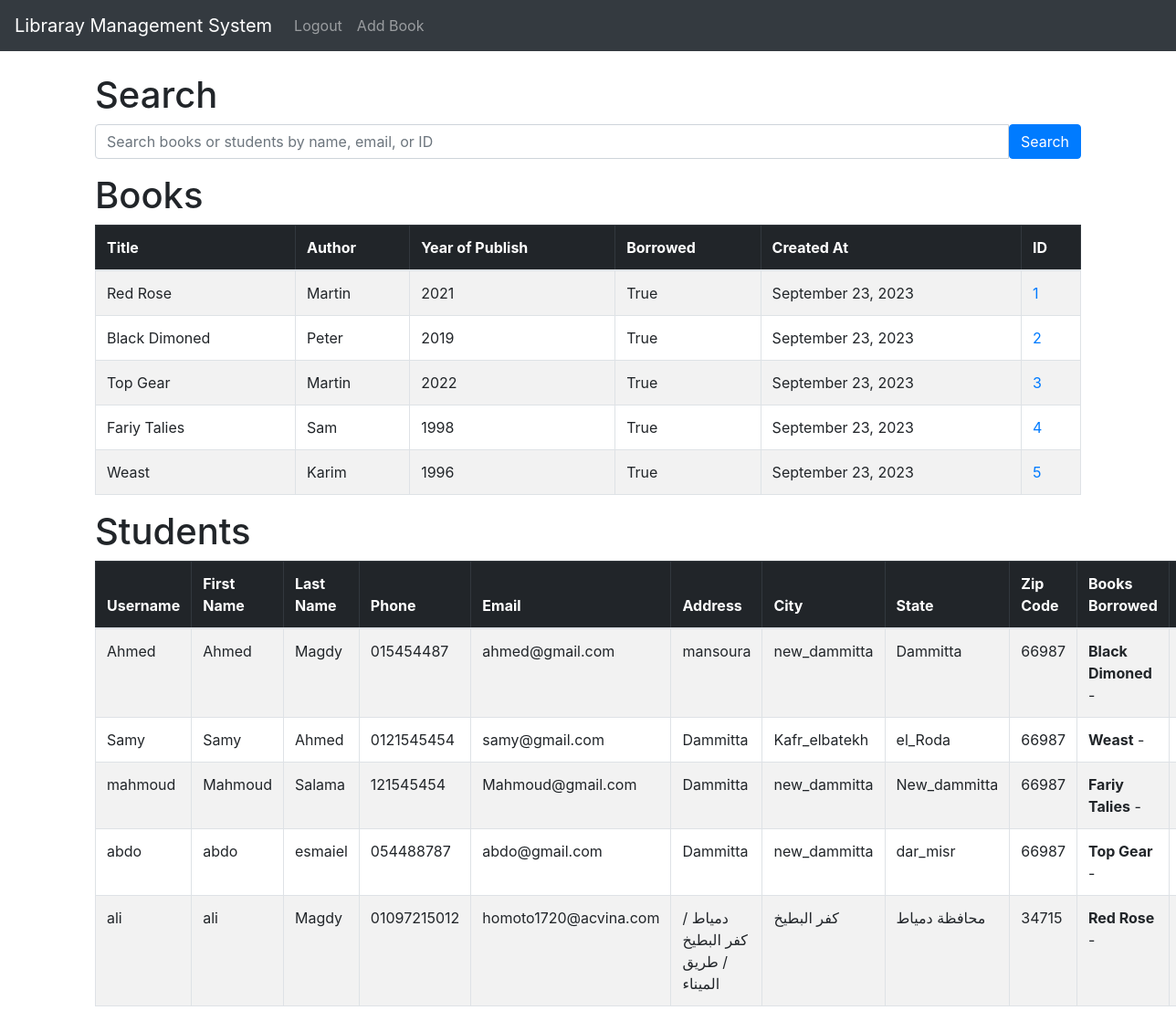
Screenshot of /home/ (signed in) with the database file from the repository.
### website/models.py (models this page shows, shortened)
class Book(models.Model):
    created_at = models.DateTimeField(auto_now_add=True)
    title = models.CharField(max_length=100)
    author = models.CharField(max_length=100)
    year_of_publish = models.CharField(max_length=100)
    is_borrowed = models.BooleanField(default=False)  # Add the is_borrowed field
    borrower = models.ForeignKey(Student, on_delete=models.SET_NULL, null=True, blank=True)

class Student(models.Model):
    username=models.CharField(max_length=20)
    created_at = models.DateTimeField(auto_now_add=True)
    first_name= models.CharField(max_length=100)
    last_name= models.CharField(max_length=100)
    phone_number= models.CharField(max_length=100)
    email= models.CharField(max_length=100)
    address= models.CharField(max_length=100)
    city= models.CharField(max_length=100)
    state= models.CharField(max_length=100)
    zip_code= models.CharField(max_length=100)
    password = models.CharField(max_length=20)

### website/views.py (the view)
# urls.py: 2. Add a URL to urlpatterns:  path('', views.home, name='home')
def home(request):
    books = Book.objects.all()
    students= Student.objects.all()
    if request.method == "POST":
        username = request.POST.get('username')
        password = request.POST.get('password')
        user = authenticate(username=username, password=password)
        if user is not None:
            login(request, user)
            messages.success(request, "You have been logged in")
            return redirect('website:home')
        else:
            messages.success(request, "Incorrect username or password")
            return redirect('website:home')
    else:
        return render(request, 'website/home.html', {'title':'Home Page', 'books':books,'students':students})

### website/templates/website/home.html (shortened to what this page needs)
{% extends 'website/base.html' %}
{% block content %}
<div class="container">
    {% if user.is_authenticated %}
    <h1>Search</h1>
    <form method="GET" action="{% url 'website:search' %}">
        <div class="input-group mb-3">
            <input type="text" class="form-control" name="query" placeholder="Search books or students by name, email, or ID">
            <button type="submit" class="btn btn-primary">Search</button>
        </div>
    </form>
    <h1>Books</h1>
    <table class="table table-striped table-hover table-bordered">
        <thead class="table-dark">
            <tr>
                <th scope="col">Title</th>
                <th scope="col">Author</th>
                <th scope="col">Year of Publish</th>
                <th scope="col">Borrowed</th>
                <th scope="col">Created At</th>
                <th scope="col">ID</th>
            </tr>
        </thead>
        <tbody>
            {% if books %}
            {% for book in books %}
            <tr>
                <td>{{ book.title }} </td>
                <td>{{ book.author }}</td>
                <td>{{ book.year_of_publish }}</td>
                <td>{{ book.is_borrowed }}</td>
                <td>{{ book.created_at|date:"F d, Y" }}</td>
                <td><a href="{% url 'website:book_detail' book.id %}">{{ book.id }}</a></td>
            </tr>
            {% endfor %}
            {% endif %}
        </tbody>
    </table>
    <h1>Students</h1>
    <table class="table table-striped table-hover table-bordered">
        <thead class="table-dark">
            <tr>
                <th scope="col">Username</th>
                <th scope="col">First Name</th>
                <th scope="col">Last Name</th>
                <th scope="col">Phone</th>
                <th scope="col">Email</th>
                <th scope="col">Address</th>
                <th scope="col">City</th>
                <th scope="col">State</th>
                <th scope="col">Zip Code</th>
                <th scope="col">Books Borrowed</th>
                <th scope="col">ID</th>
            </tr>
        </thead>
        <tbody>
            {% if students %}
            {% for student in students %}
            <tr>
                <td>{{ student.username }}</td>
                <td>{{ student.first_name }}</td>
                <td>{{ student.last_name }}</td>
                <td>{{ student.phone_number }}</td>
                <td>{{ student.email }}</td>
                <td>{{ student.address }}</td>
                <td>{{ student.city }}</td>
                <td>{{ student.state }}</td>
                <td>{{ student.zip_code }}</td>
                <td>
                    {% for book in student.book_set.all %}
                    <strong>{{ book.title }}</strong> -
                    {% endfor %}
                </td>
                <td><a href="{% url 'website:std_detail' student.id %}">{{ student.id }}</a></td>
            </tr>
            {% endfor %}
            {% endif %}
        </tbody>
    </table>
    {% endif %}
</div>
{% endblock %}

### rows the page displays
Book: title "Red Rose", author "Martin", year_of_publish "2021", is_borrowed "True", created_at "September 23, 2023", id "1"
Book: title "Black Dimoned", author "Peter", year_of_publish "2019", is_borrowed "True", created_at "September 23, 2023", id "2"
Book: title "Top Gear", author "Martin", year_of_publish "2022", is_borrowed "True", created_at "September 23, 2023", id "3"
Book: title "Fariy Talies", author "Sam", year_of_publish "1998", is_borrowed "True", created_at "September 23, 2023", id "4"
Book: title "Weast", author "Karim", year_of_publish "1996", is_borrowed "True", created_at "September 23, 2023", id "5"
Student: username "Ahmed", first_name "Ahmed", last_name "Magdy", phone_number "015454487", email "ahmed@gmail.com", address "mansoura", city "new_dammitta", state "Dammitta", zip_code "66987"
Student: username "Samy", first_name "Samy", last_name "Ahmed", phone_number "0121545454", email "samy@gmail.com", address "Dammitta", city "Kafr_elbatekh", state "el_Roda", zip_code "66987"
Student: username "mahmoud", first_name "Mahmoud", last_name "Salama", phone_number "121545454", email "Mahmoud@gmail.com", address "Dammitta", city "new_dammitta", state "New_dammitta", zip_code "66987"
Student: username "abdo", first_name "abdo", last_name "esmaiel", phone_number "054488787", email "abdo@gmail.com", address "Dammitta", city "new_dammitta", state "dar_misr", zip_code "66987"
Student: username "ali", first_name "ali", last_name "Magdy", phone_number "01097215012", email "homoto1720@acvina.com", address "دمياط / كفر البطيخ / طريق الميناء", city "كفر البطيخ", state "محافظة دمياط", zip_code "34715"
